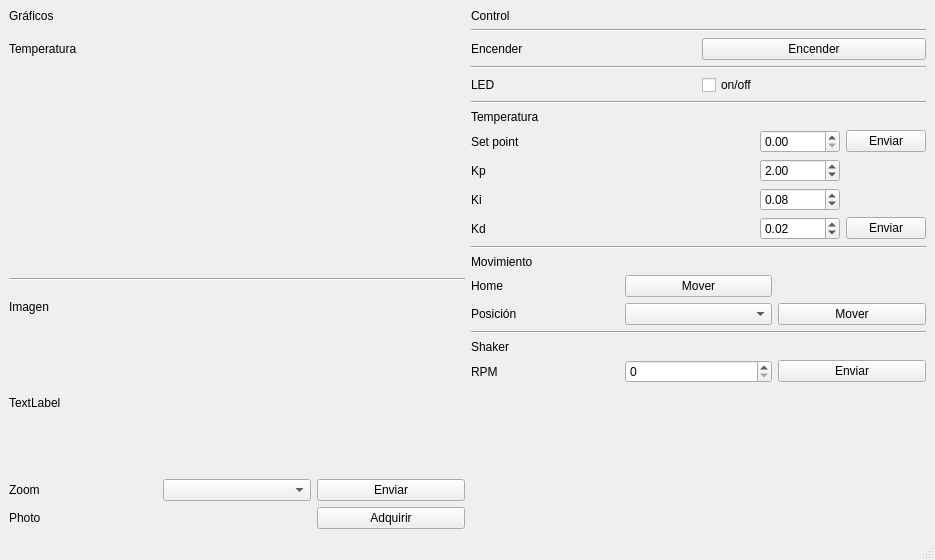
<?xml version="1.0" encoding="UTF-8"?>
<ui version="4.0">
 <class>MainWindow</class>
 <widget class="QMainWindow" name="MainWindow">
  <property name="geometry">
   <rect>
    <x>0</x>
    <y>0</y>
    <width>935</width>
    <height>560</height>
   </rect>
  </property>
  <property name="windowTitle">
   <string>MainWindow</string>
  </property>
  <widget class="QWidget" name="centralwidget">
   <layout class="QGridLayout" name="gridLayout_7">
    <item row="0" column="0">
     <layout class="QGridLayout" name="gridLayout_2">
      <item row="1" column="0">
       <layout class="QVBoxLayout" name="verticalLayout_4">
        <item>
         <layout class="QVBoxLayout" name="verticalLayout">
          <item>
           <widget class="QLabel" name="label_5">
            <property name="maximumSize">
             <size>
              <width>16777215</width>
              <height>40</height>
             </size>
            </property>
            <property name="text">
             <string>Temperatura</string>
            </property>
           </widget>
          </item>
          <item>
           <widget class="QWidget" name="widget_2" native="true">
            <property name="minimumSize">
             <size>
              <width>0</width>
              <height>100</height>
             </size>
            </property>
           </widget>
          </item>
         </layout>
        </item>
        <item>
         <widget class="Line" name="line_5">
          <property name="orientation">
           <enum>Qt::Horizontal</enum>
          </property>
         </widget>
        </item>
        <item>
         <layout class="QVBoxLayout" name="verticalLayout_2">
          <item>
           <widget class="QLabel" name="label">
            <property name="maximumSize">
             <size>
              <width>16777215</width>
              <height>40</height>
             </size>
            </property>
            <property name="text">
             <string>Imagen</string>
            </property>
           </widget>
          </item>
          <item>
           <widget class="QLabel" name="image_viewer">
            <property name="text">
             <string>TextLabel</string>
            </property>
            <property name="scaledContents">
             <bool>true</bool>
            </property>
           </widget>
          </item>
          <item>
           <layout class="QGridLayout" name="gridLayout_3">
            <item row="0" column="0">
             <widget class="QLabel" name="label_6">
              <property name="text">
               <string>Zoom</string>
              </property>
             </widget>
            </item>
            <item row="0" column="1">
             <widget class="QComboBox" name="comboBox"/>
            </item>
            <item row="1" column="1">
             <widget class="QLabel" name="label_8">
              <property name="text">
               <string/>
              </property>
             </widget>
            </item>
            <item row="1" column="2">
             <widget class="QPushButton" name="pushButton_4">
              <property name="text">
               <string>Adquirir</string>
              </property>
             </widget>
            </item>
            <item row="0" column="2">
             <widget class="QPushButton" name="pushButton_2">
              <property name="text">
               <string>Enviar</string>
              </property>
             </widget>
            </item>
            <item row="1" column="0">
             <widget class="QLabel" name="label_7">
              <property name="text">
               <string>Photo</string>
              </property>
             </widget>
            </item>
           </layout>
          </item>
         </layout>
        </item>
       </layout>
      </item>
      <item row="0" column="0">
       <widget class="QLabel" name="label_3">
        <property name="maximumSize">
         <size>
          <width>16777215</width>
          <height>40</height>
         </size>
        </property>
        <property name="text">
         <string>Gráficos</string>
        </property>
       </widget>
      </item>
      <item row="0" column="1">
       <widget class="QLabel" name="label_4">
        <property name="maximumSize">
         <size>
          <width>16777215</width>
          <height>40</height>
         </size>
        </property>
        <property name="text">
         <string>Control</string>
        </property>
       </widget>
      </item>
      <item row="1" column="1">
       <layout class="QVBoxLayout" name="verticalLayout_3">
        <item>
         <widget class="Line" name="line_4">
          <property name="orientation">
           <enum>Qt::Horizontal</enum>
          </property>
         </widget>
        </item>
        <item>
         <layout class="QGridLayout" name="gridLayout_6">
          <item row="0" column="0">
           <widget class="QLabel" name="label_11">
            <property name="text">
             <string>Encender</string>
            </property>
           </widget>
          </item>
          <item row="0" column="1">
           <widget class="QPushButton" name="pushButton_8">
            <property name="text">
             <string>Encender</string>
            </property>
           </widget>
          </item>
         </layout>
        </item>
        <item>
         <widget class="Line" name="line">
          <property name="orientation">
           <enum>Qt::Horizontal</enum>
          </property>
         </widget>
        </item>
        <item>
         <layout class="QHBoxLayout" name="horizontalLayout_2">
          <item>
           <widget class="QLabel" name="label_21">
            <property name="text">
             <string>LED</string>
            </property>
           </widget>
          </item>
          <item>
           <widget class="QCheckBox" name="checkBox">
            <property name="text">
             <string>on/off</string>
            </property>
           </widget>
          </item>
         </layout>
        </item>
        <item>
         <widget class="Line" name="line_6">
          <property name="orientation">
           <enum>Qt::Horizontal</enum>
          </property>
         </widget>
        </item>
        <item>
         <layout class="QGridLayout" name="gridLayout">
          <item row="1" column="2">
           <widget class="QPushButton" name="pushButton">
            <property name="maximumSize">
             <size>
              <width>80</width>
              <height>16777215</height>
             </size>
            </property>
            <property name="text">
             <string>Enviar</string>
            </property>
           </widget>
          </item>
          <item row="0" column="1">
           <widget class="QLabel" name="label_2">
            <property name="text">
             <string/>
            </property>
           </widget>
          </item>
          <item row="0" column="0">
           <widget class="QLabel" name="label_18">
            <property name="maximumSize">
             <size>
              <width>16777215</width>
              <height>40</height>
             </size>
            </property>
            <property name="text">
             <string>Temperatura</string>
            </property>
           </widget>
          </item>
          <item row="3" column="0">
           <widget class="QLabel" name="label_19">
            <property name="text">
             <string>Ki</string>
            </property>
           </widget>
          </item>
          <item row="0" column="2">
           <widget class="QLabel" name="label_10">
            <property name="text">
             <string/>
            </property>
           </widget>
          </item>
          <item row="1" column="1">
           <widget class="QDoubleSpinBox" name="doubleSpinBox_2">
            <property name="maximumSize">
             <size>
              <width>80</width>
              <height>16777215</height>
             </size>
            </property>
           </widget>
          </item>
          <item row="1" column="0">
           <widget class="QLabel" name="label_9">
            <property name="maximumSize">
             <size>
              <width>16777215</width>
              <height>40</height>
             </size>
            </property>
            <property name="text">
             <string>Set point</string>
            </property>
           </widget>
          </item>
          <item row="2" column="0">
           <widget class="QLabel" name="label_12">
            <property name="text">
             <string>Kp</string>
            </property>
           </widget>
          </item>
          <item row="4" column="0">
           <widget class="QLabel" name="label_20">
            <property name="text">
             <string>Kd</string>
            </property>
           </widget>
          </item>
          <item row="2" column="1">
           <widget class="QDoubleSpinBox" name="doubleSpinBox_3">
            <property name="maximumSize">
             <size>
              <width>80</width>
              <height>16777215</height>
             </size>
            </property>
            <property name="value">
             <double>2.000000000000000</double>
            </property>
           </widget>
          </item>
          <item row="3" column="1">
           <widget class="QDoubleSpinBox" name="doubleSpinBox_4">
            <property name="maximumSize">
             <size>
              <width>80</width>
              <height>16777215</height>
             </size>
            </property>
            <property name="value">
             <double>0.080000000000000</double>
            </property>
           </widget>
          </item>
          <item row="4" column="1">
           <widget class="QDoubleSpinBox" name="doubleSpinBox_5">
            <property name="maximumSize">
             <size>
              <width>80</width>
              <height>16777215</height>
             </size>
            </property>
            <property name="value">
             <double>0.020000000000000</double>
            </property>
           </widget>
          </item>
          <item row="4" column="2">
           <widget class="QPushButton" name="pushButton_10">
            <property name="maximumSize">
             <size>
              <width>80</width>
              <height>16777215</height>
             </size>
            </property>
            <property name="text">
             <string>Enviar</string>
            </property>
           </widget>
          </item>
         </layout>
        </item>
        <item>
         <widget class="Line" name="line_2">
          <property name="orientation">
           <enum>Qt::Horizontal</enum>
          </property>
         </widget>
        </item>
        <item>
         <layout class="QGridLayout" name="gridLayout_4">
          <item row="1" column="0">
           <widget class="QLabel" name="label_14">
            <property name="maximumSize">
             <size>
              <width>16777215</width>
              <height>40</height>
             </size>
            </property>
            <property name="text">
             <string>Home</string>
            </property>
           </widget>
          </item>
          <item row="0" column="0">
           <widget class="QLabel" name="label_13">
            <property name="maximumSize">
             <size>
              <width>16777215</width>
              <height>40</height>
             </size>
            </property>
            <property name="text">
             <string>Movimiento</string>
            </property>
           </widget>
          </item>
          <item row="1" column="1">
           <widget class="QPushButton" name="pushButton_5">
            <property name="text">
             <string>Mover</string>
            </property>
           </widget>
          </item>
          <item row="2" column="1">
           <widget class="QComboBox" name="comboBox_2"/>
          </item>
          <item row="2" column="0">
           <widget class="QLabel" name="label_15">
            <property name="maximumSize">
             <size>
              <width>16777215</width>
              <height>40</height>
             </size>
            </property>
            <property name="text">
             <string>Posición</string>
            </property>
           </widget>
          </item>
          <item row="2" column="2">
           <widget class="QPushButton" name="pushButton_6">
            <property name="text">
             <string>Mover</string>
            </property>
           </widget>
          </item>
         </layout>
        </item>
        <item>
         <widget class="Line" name="line_3">
          <property name="orientation">
           <enum>Qt::Horizontal</enum>
          </property>
         </widget>
        </item>
        <item>
         <layout class="QGridLayout" name="gridLayout_5">
          <item row="1" column="1">
           <widget class="QSpinBox" name="spinBox"/>
          </item>
          <item row="0" column="0">
           <widget class="QLabel" name="label_16">
            <property name="maximumSize">
             <size>
              <width>16777215</width>
              <height>40</height>
             </size>
            </property>
            <property name="text">
             <string>Shaker</string>
            </property>
           </widget>
          </item>
          <item row="1" column="0">
           <widget class="QLabel" name="label_17">
            <property name="maximumSize">
             <size>
              <width>16777215</width>
              <height>40</height>
             </size>
            </property>
            <property name="text">
             <string>RPM</string>
            </property>
           </widget>
          </item>
          <item row="1" column="2">
           <widget class="QPushButton" name="pushButton_7">
            <property name="text">
             <string>Enviar</string>
            </property>
           </widget>
          </item>
         </layout>
        </item>
        <item>
         <spacer name="verticalSpacer">
          <property name="orientation">
           <enum>Qt::Vertical</enum>
          </property>
          <property name="sizeHint" stdset="0">
           <size>
            <width>20</width>
            <height>40</height>
           </size>
          </property>
         </spacer>
        </item>
       </layout>
      </item>
     </layout>
    </item>
   </layout>
  </widget>
  <widget class="QMenuBar" name="menubar">
   <property name="geometry">
    <rect>
     <x>0</x>
     <y>0</y>
     <width>935</width>
     <height>21</height>
    </rect>
   </property>
  </widget>
  <widget class="QStatusBar" name="statusbar"/>
 </widget>
 <resources/>
 <connections/>
</ui>
